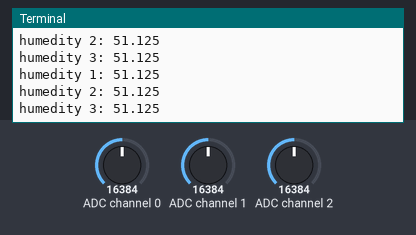
Simulated run of this program. Board: Raspberry Pi (BCM pin numbers). Shown: the last lines printed to the terminal. The test bench sets the inputs (shaded band); at power-on: ADC channel 0 = 16384, ADC channel 1 = 16384, ADC channel 2 = 16384 (analog values on the 0–32767 scale).

Above: at 1.2 s.
1.3 s: ADC channel 0 set to 22936
At 2.6 s:
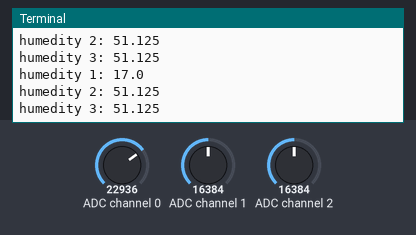
2.8 s: ADC channel 1 set to 22936
At 3.8 s:
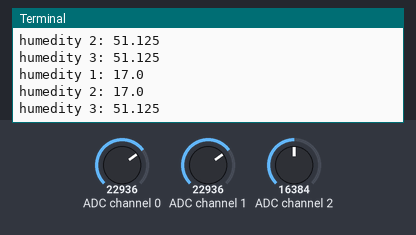
4.3 s: ADC channel 2 set to 22936
At 5.6 s:
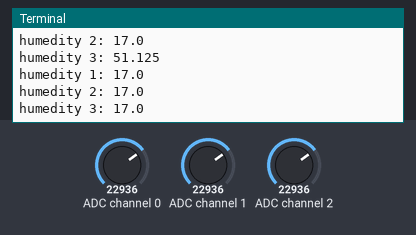
5.8 s: ADC channel 0 set to 26527
At 6.8 s:
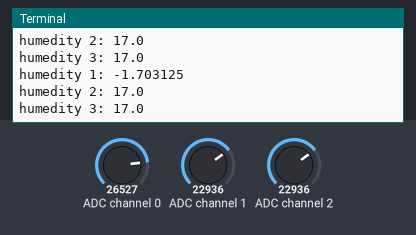
7.3 s: ADC channel 1 set to 26527
At 8.7 s:
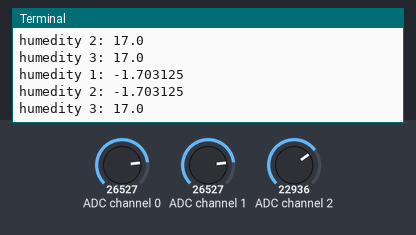
8.8 s: ADC channel 2 set to 26527
At 9.7 s:
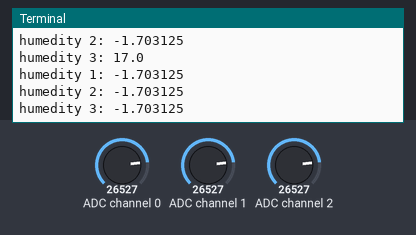
Timing chart, 0 to 11.3 s (numbered marks = the images above; inputs shaded):
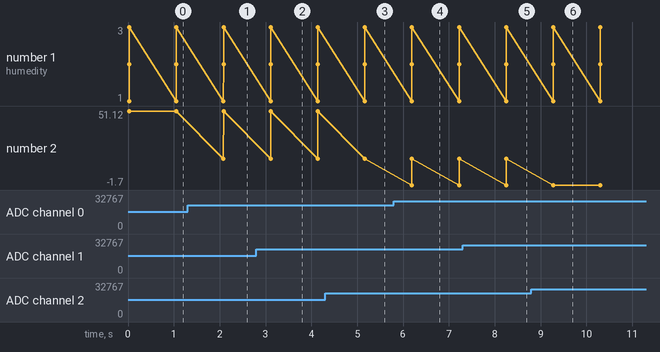

The program:

hd_38_multiple.py
```python
import time

# Import the ADS1x15 module.
import Adafruit_ADS1x15


# Create an ADS1115 ADC (16-bit) instance.
adc = Adafruit_ADS1x15.ADS1115()


# Choose a gain of 1 for reading voltages from 0 to 4.09V.
# Or pick a different gain to change the range of voltages that are read:
#  - 2/3 = +/-6.144V
#  -   1 = +/-4.096V
#  -   2 = +/-2.048V
#  -   4 = +/-1.024V
#  -   8 = +/-0.512V
#  -  16 = +/-0.256V
# See table 3 in the ADS1015/ADS1115 datasheet for more info on gain.
GAIN = 1

print('Reading ADS1x15 values, press Ctrl-C to quit...')

Scale_hum_Max_X = 100
Scale_hum_min_X = 0

Scale1_hum_Max_y = 26200
Scale1_hum_min_y = 7000

Scale2_hum_Max_y = 26200
Scale2_hum_min_y = 7000

Scale3_hum_Max_y = 26200
Scale3_hum_min_y = 7000


#formula de la pendiente m = (Y2 - Y1) / (X2 - X1)
Scale1_pen = (Scale1_hum_Max_y - Scale1_hum_min_y) / (Scale_hum_min_X - Scale_hum_Max_X)
Scale2_pen = (Scale2_hum_Max_y - Scale2_hum_min_y) / (Scale_hum_min_X - Scale_hum_Max_X)
Scale3_pen = (Scale3_hum_Max_y - Scale3_hum_min_y) / (Scale_hum_min_X - Scale_hum_Max_X)

while True:
    humedity1 = adc.read_adc(0, gain=GAIN)
    humedity2 = adc.read_adc(1, gain=GAIN)
    humedity3 = adc.read_adc(2, gain=GAIN)

    Scale1 = (humedity1 - Scale1_hum_min_y + (Scale1_pen * Scale_hum_Max_X)) / Scale1_pen
    Scale2 = (humedity2 - Scale2_hum_min_y + (Scale2_pen * Scale_hum_Max_X)) / Scale2_pen
    Scale3 = (humedity3 - Scale3_hum_min_y + (Scale3_pen * Scale_hum_Max_X)) / Scale3_pen

    print('humedity 1: {0}'.format(Scale1))
    print('humedity 2: {0}'.format(Scale2))
    print('humedity 3: {0}'.format(Scale3))

    time.sleep(1)
```

Measured:
- after the input at 1.3 s, the terminal: prints a new line after 0.78 s (image 1)
- after the input at 2.8 s, the terminal: prints a new line after 0.31 s (image 2)
- after the input at 4.3 s, the terminal: prints a new line after 0.87 s (image 3)
- after the input at 5.8 s, the terminal: prints a new line after 0.39 s (image 4)
- after the input at 7.3 s, the terminal: prints a new line after 0.95 s (image 5)
- after the input at 8.8 s, the terminal: prints a new line after 0.48 s (image 6)
